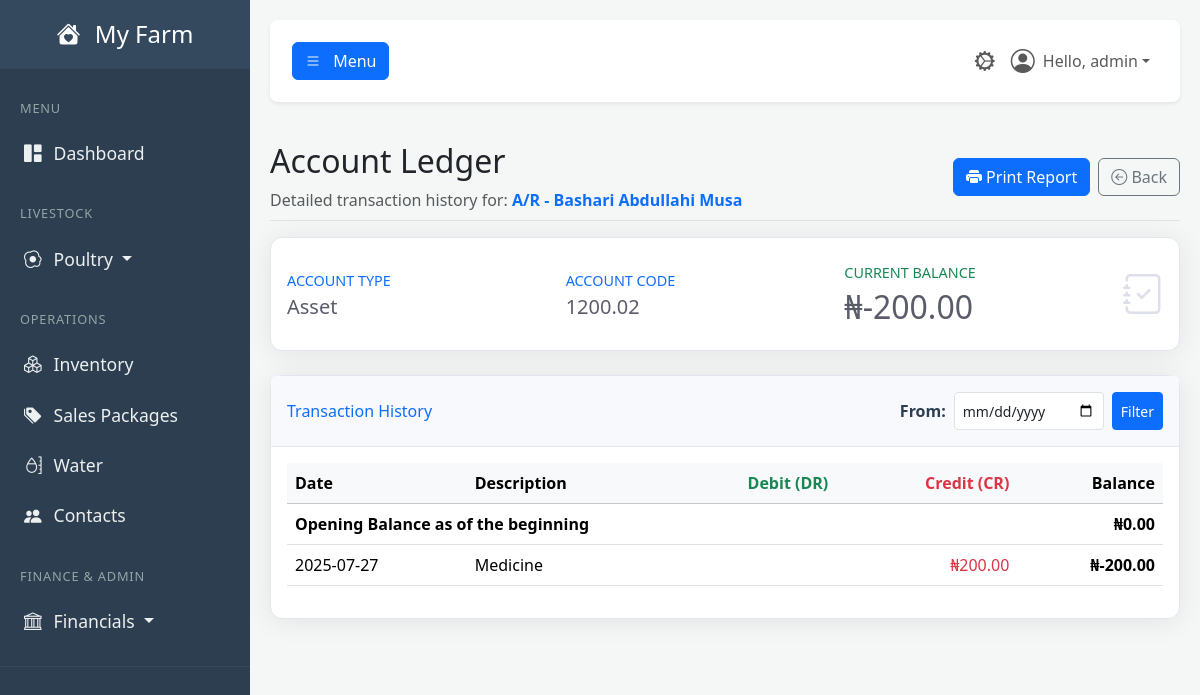
/financials/ledger/29 (signed in), run on an earlier commit of the app's database.
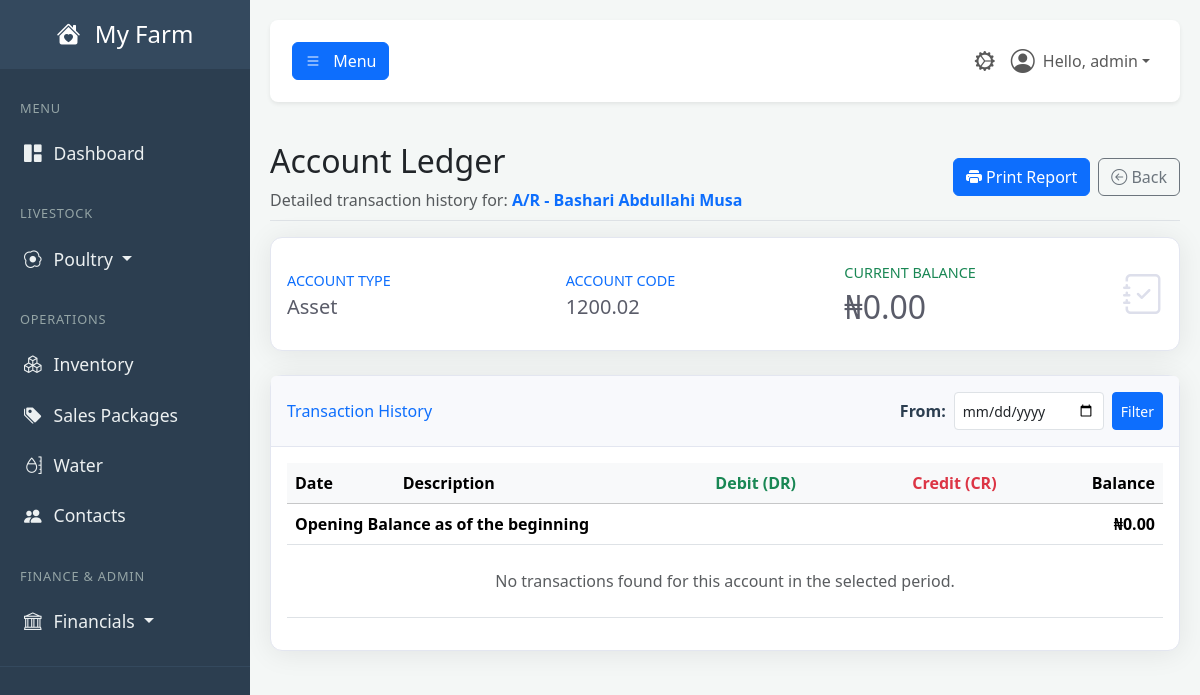
And on a later commit of the database.
### tables this page shows
CREATE TABLE journal_entries (
            id INTEGER PRIMARY KEY,
            transaction_date TEXT NOT NULL,
            description TEXT NOT NULL,
            debit_account_id INTEGER NOT NULL,
            credit_account_id INTEGER NOT NULL,
            amount REAL NOT NULL,
            created_by_user_id INTEGER NOT NULL,
            related_contact_id INTEGER,
            related_sale_id INTEGER, -- Links back to a specific sale
            created_at TIMESTAMP DEFAULT CURRENT_TIMESTAMP, is_closed INTEGER DEFAULT 0,
            FOREIGN KEY (debit_account_id) REFERENCES accounts (id),
            FOREIGN KEY (credit_account_id) REFERENCES accounts (id),
            FOREIGN KEY (created_by_user_id) REFERENCES users (id),
            FOREIGN KEY (related_contact_id) REFERENCES contacts (id),
            FOREIGN KEY (related_sale_id) REFERENCES sales (id)
        );

### app.py (the view)
@app.route('/financials/ledger/<int:account_id>')
@login_required
@permission_required('view_bookkeeping')
def account_ledger(account_id):
    db = get_db()
    account_row = db.execute("SELECT * FROM accounts WHERE id = ?", (account_id,)).fetchone()
    if not account_row:
        flash("Account not found.", "danger")
        return redirect(url_for('chart_of_accounts'))
    account = dict(account_row)
    balance_row = db.execute("SELECT (SELECT COALESCE(SUM(amount), 0) FROM journal_entries WHERE debit_account_id = ?) - (SELECT COALESCE(SUM(amount), 0) FROM journal_entries WHERE credit_account_id = ?) as current_balance", (account_id, account_id)).fetchone()
    current_balance = balance_row['current_balance'] if balance_row else 0
    account['balance'] = -current_balance if account['type'] in ['Liability', 'Equity', 'Revenue'] else current_balance
    start_date = request.args.get('start_date', date.today().replace(month=1, day=1).strftime('%Y-%m-%d'))
    opening_balance_row = db.execute("SELECT (SELECT COALESCE(SUM(amount), 0) FROM journal_entries WHERE debit_account_id = ? AND transaction_date < ?) - (SELECT COALESCE(SUM(amount), 0) FROM journal_entries WHERE credit_account_id = ? AND transaction_date < ?) as opening_balance", (account_id, start_date, account_id, start_date)).fetchone()
    opening_balance = opening_balance_row['opening_balance'] if opening_balance_row else 0
    transactions = db.execute("SELECT transaction_date as date, description, CASE WHEN debit_account_id = ? THEN amount ELSE 0 END as debit, CASE WHEN credit_account_id = ? THEN amount ELSE 0 END as credit FROM journal_entries WHERE (debit_account_id = ? OR credit_account_id = ?) AND transaction_date >= ? ORDER BY transaction_date ASC, id ASC", (account_id, account_id, account_id, account_id, start_date)).fetchall()
    running_balance = opening_balance
    ledger_entries = []
    for tx_row in transactions:
        tx = dict(tx_row)
        running_balance += tx['debit'] - tx['credit']
        tx['running_balance'] = running_balance
        ledger_entries.append(tx)
    return render_template('account_ledger.html', user=g.user, account=account, ledger_entries=ledger_entries, opening_balance=opening_balance)

### app.py (called while the page is built)
def get_db():
    if 'db' not in g:
        g.db = sqlite3.connect(DATABASE)
        g.db.row_factory = sqlite3.Row
    return g.db

def login_required(f):
    @wraps(f)
    def decorated_function(*args, **kwargs):
        if 'user_id' not in session:
            flash('Please log in to access this page.', 'warning')
            return redirect(url_for('login'))
        g.user = User.get_by_id(session['user_id'])
        if not g.user:
            session.clear()
            return redirect(url_for('login'))
        return f(*args, **kwargs)
    return decorated_function

def permission_required(permission_name):
    def decorator(f):
        @wraps(f)
        def decorated_function(*args, **kwargs):
            if not hasattr(g, 'user') or not g.user.has_permission(permission_name):
                flash('You do not have the required permission.', 'danger')
                return redirect(url_for('dashboard'))
            return f(*args, **kwargs)
        return decorated_function
    return decorator

### templates/account_ledger.html (shortened to what the changed rows need)
{% extends "base.html" %}
{% block content %}
    <div class="printable-area">
        <div class="d-flex justify-content-between flex-wrap flex-md-nowrap align-items-center pt-3 pb-2 mb-3 border-bottom">
            <div>
                <h1 class="h2">Account Ledger</h1>
            </div>
        </div>
        <div class="row">
            <div class="col-lg-12 mb-4">
                <div class="card shadow h-100 py-2 report-card">
                    <div class="card-body">
                        <div class="row no-gutters align-items-center">
                            <div class="col">
                                <div class="text-xs font-weight-bold text-success text-uppercase mb-1">Current Balance</div>
                                <div class="h2 mb-0 font-weight-bold text-gray-800">₦{{ '{:,.2f}'.format(account.balance) }}</div>
                            </div>
                        </div>
                    </div>
                </div>
            </div>
        </div>
        <div class="card shadow report-card">
            <div class="card-body">
                <div class="table-responsive">
                    <table class="table">
                        <thead class="table-light">
                            <tr>
                                <th>Date</th>
                                <th>Description</th>
                                <th class="text-end text-success">Debit (DR)</th>
                                <th class="text-end text-danger">Credit (CR)</th>
                                <th class="text-end">Balance</th>
                            </tr>
                        </thead>
                        <tbody>
                            {% for entry in ledger_entries %}
                            <tr>
                                <td>{{ entry.date }}</td>
                                <td>{{ entry.description }}</td>
                                <td class="text-end text-success">
                                </td>
                                <td class="text-end text-danger">
                                    {% if entry.credit > 0 %}₦{{ '{:,.2f}'.format(entry.credit) }}{% endif %}
                                </td>
                                <td class="text-end fw-bold">₦{{ '{:,.2f}'.format(entry.running_balance) }}</td>
                            </tr>
                            {% else %}
                            <tr><td colspan="5" class="text-center text-muted py-4">No transactions found for this account in the selected period.</td></tr>
                            {% endfor %}
                        </tbody>
                    </table>
                </div>
            </div>
        </div>
    </div>
{% endblock %}

What changed in the data, as far as the page shows it:
removed journal_entries: date "2025-07-27", description "Medicine", credit "200.00", running_balance "-200.00"
Also different on the page:
{{ '{:,.2f}'.format(account.balance) }}: "-200.00" → "0.00"
text now shown: "No transactions found for this account in the selected period."
